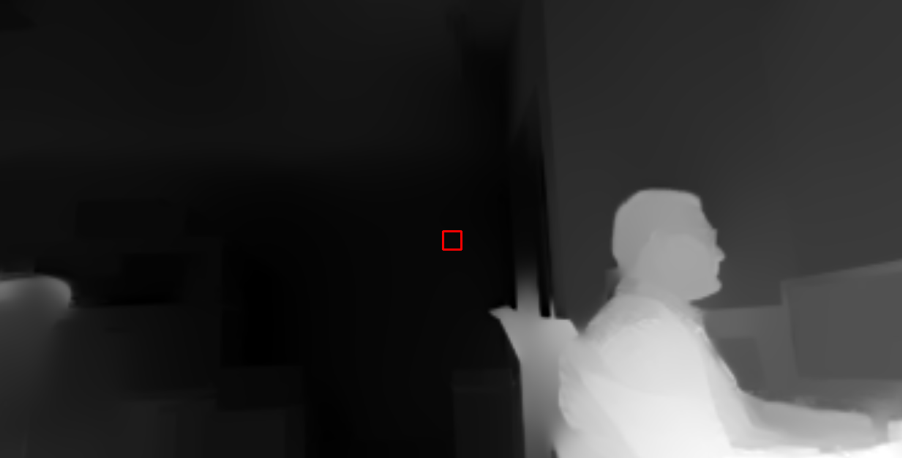
#> input picture dev/src/python/vision/object_detection/Picture1.png, 902 x 458 px, found by its file name
$ python depthFinder.py   (older library calls are emulated)
#> lines starting #> are read from the running program, lines starting #| are printed output that depends on the picture; after the words box and inside, x2 and y2 are one past the last pixel; in counts of white or black regions, pixels touching at a corner belong together
import cv2
import numpy as np
import PIL
import math
from numpy import pi, exp, sqrt, linalg
import matplotlib.pyplot as plt

class DepthFind(object):
    def __init__(self):
        # Load up image
        filename = 'C:\\Users\\nicol\\Desktop\\NSL\\Tests\\Picture1.png'
        #img = np.asarray(PIL.Image.open(filename))

        img = np.asarray(cv2.imread(filename))
#> img is the input picture: shape (458, 902, 3); mean B, G, R 46.8, 46.8, 46.9
        img = cv2.cvtColor( img, cv2.COLOR_RGB2GRAY )
#> img: shape (458, 902)

        # # Call function
        # finding the mean of the act
        t = 140
        alX = 0
        alY = 0
        num = 0
        edged = self.maxEntropy(img)
        for x in range(img.shape[0]):
            for y in range(img.shape[1]):
                if(img[x,y] > t):
                    alX += x
                    alY += y
                    num += 1
        if num == 0:
            num = 1
        x = alX//num
        y = alY//num
        w = 400
        h = 400
        cv2.imshow("ed",edged)
        img = cv2.rectangle(img,(x,y),(x+w,y+h),(255,255,255),2)
        # [7 lines of commented-out code are left out]

        cv2.imshow("test",img)
        cv2.waitKey(0)
        cv2.destroyAllWindows()
        # #write images
        # cv2.imwrite("C:\\Users\\nicol\\Desktop\\binary1.jpg",bin1)

    def maxEntropy(self,image):
        # obtain histogram
        hist = np.histogram(image, bins=256, range=(0, 256))[0]
#> hist = 256 values, max 18448 at index 7, min 42 at index 254, mean 1613.7

        # get threshold
        t = self.calculateT(hist)

        # binary
        return cv2.Canny(image,t//3,t)

    def calculateT(self,data):
        # calculate Cumulative density function
        cdf = data.astype(np.float).cumsum()
#> cdf = 256 values from 2540 to 413116

        # find histogram's nonzero area
        temp = np.nonzero(data)[0]
#> temp = 256 values from 0 to 255
        firstBin = temp[0]
#> firstBin = 0
        lastBin = temp[-1]
#> lastBin = 255

        # initialize search for maximum
        maxE, threshold = 0, 0

        for i in range(firstBin, lastBin + 1):
            # Background (dark)
            hRange = data[:i + 1]
            hRange = hRange[hRange != 0] / cdf[i]  # normalize within selected range & remove all 0 elements
            totalE = -np.sum(hRange * np.log(hRange))  # background entropy

            # Foreground/Object (bright)
            hRange = data[i + 1:]

            # normalize within selected range & remove all 0 elements
            hRange = hRange[hRange != 0] / (cdf[lastBin] - cdf[i])
            totalE -= np.sum(hRange * np.log(hRange))  # accumulate object entropy

            # find max
            if totalE > maxE:
                maxE, threshold = totalE, i
#> this loop made 256 passes
#> (hRange, totalE, maxE) on passes 1 to 9: ([1], 4.53, 4.53), ([0.557, 0.443], 5.21, 5.21), ([0.305, 0.243, 0.452], 5.58, 5.58), ([0.17, 0.135, 0.252, 0.443], 5.78, 5.78), ([0.105, 0.0838, 0.156, 0.274, 0.38], 5.96, 5.96), ([0.0724, 0.0577, 0.107, 0.189, 0.262, 0.312], 6.12, 6.12), ([0.0505, 0.0402, 0.0749, 0.132, 0.182, 0.218, 0.303], 6.25, 6.25), ([0.037, 0.0294, 0.0548, 0.0962, 0.133, 0.159, 0.221, 0.268], 6.4, 6.4), ([2540, 2022, 3766, 6616, 9174, 10949, 15226, 18448, 13633], 6.55, 6.55)
#> (totalE, maxE) on passes 10 to 15: (6.69, 6.69), (6.78, 6.78), (6.87, 6.87), (6.94, 6.94), (7.01, 7.01), (7.1, 7.1)
#> after the loop, maxE = 8.99; threshold = 90

        return threshold

depthFind = DepthFind()
#> in maxEntropy, `return cv2.Canny(image,t//3,t)`:
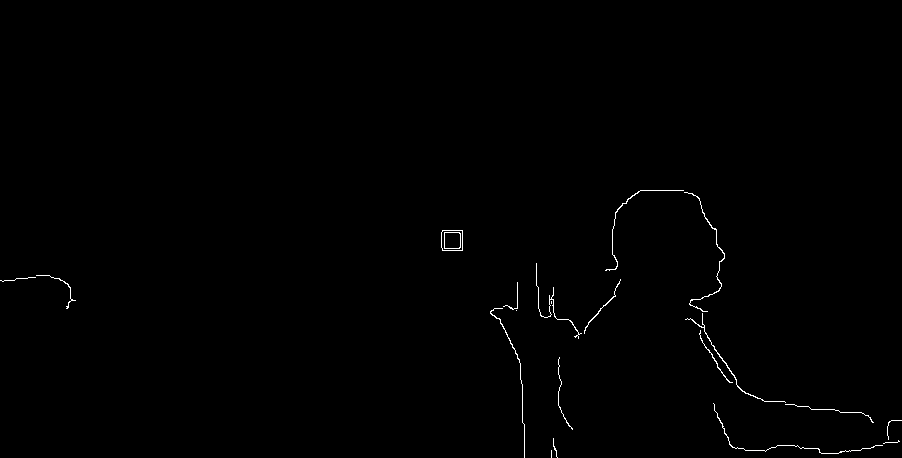
#> returned value: shape (458, 902); 0.45% white in thin lines or dots, all inside (x1, y1, x2, y2) = (0, 190, 902, 458)
